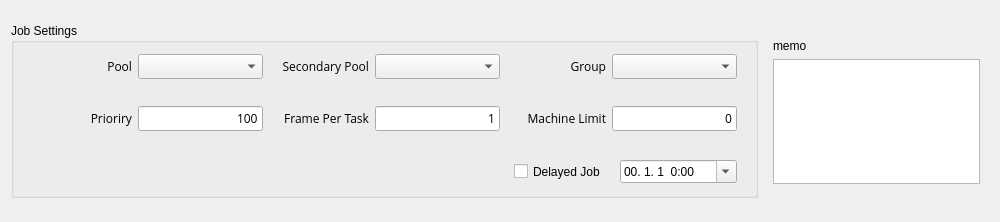
<?xml version="1.0" encoding="UTF-8"?>
<ui version="4.0">
 <class>Form</class>
 <widget class="QWidget" name="Form">
  <property name="geometry">
   <rect>
    <x>0</x>
    <y>0</y>
    <width>994</width>
    <height>218</height>
   </rect>
  </property>
  <property name="windowTitle">
   <string>Form</string>
  </property>
  <layout class="QVBoxLayout" name="verticalLayout_3">
   <item>
    <widget class="QFrame" name="frame_16">
     <property name="sizePolicy">
      <sizepolicy hsizetype="Minimum" vsizetype="Minimum">
       <horstretch>0</horstretch>
       <verstretch>0</verstretch>
      </sizepolicy>
     </property>
     <property name="minimumSize">
      <size>
       <width>0</width>
       <height>200</height>
      </size>
     </property>
     <property name="maximumSize">
      <size>
       <width>16777215</width>
       <height>16777215</height>
      </size>
     </property>
     <property name="frameShape">
      <enum>QFrame::NoFrame</enum>
     </property>
     <property name="frameShadow">
      <enum>QFrame::Raised</enum>
     </property>
     <layout class="QHBoxLayout" name="horizontalLayout_17">
      <property name="margin">
       <number>0</number>
      </property>
      <item>
       <widget class="QGroupBox" name="groupBox">
        <property name="sizePolicy">
         <sizepolicy hsizetype="Preferred" vsizetype="Fixed">
          <horstretch>0</horstretch>
          <verstretch>0</verstretch>
         </sizepolicy>
        </property>
        <property name="minimumSize">
         <size>
          <width>0</width>
          <height>175</height>
         </size>
        </property>
        <property name="maximumSize">
         <size>
          <width>16777215</width>
          <height>175</height>
         </size>
        </property>
        <property name="title">
         <string>Job Settings</string>
        </property>
        <layout class="QVBoxLayout" name="verticalLayout">
         <property name="spacing">
          <number>6</number>
         </property>
         <property name="leftMargin">
          <number>9</number>
         </property>
         <property name="topMargin">
          <number>0</number>
         </property>
         <property name="rightMargin">
          <number>9</number>
         </property>
         <property name="bottomMargin">
          <number>0</number>
         </property>
         <item>
          <widget class="QFrame" name="frame">
           <property name="frameShape">
            <enum>QFrame::NoFrame</enum>
           </property>
           <property name="frameShadow">
            <enum>QFrame::Raised</enum>
           </property>
           <layout class="QHBoxLayout" name="horizontalLayout">
            <item>
             <widget class="QFrame" name="frame_5">
              <property name="frameShape">
               <enum>QFrame::NoFrame</enum>
              </property>
              <property name="frameShadow">
               <enum>QFrame::Raised</enum>
              </property>
              <layout class="QHBoxLayout" name="horizontalLayout_10">
               <property name="margin">
                <number>0</number>
               </property>
               <item>
                <widget class="QLabel" name="farmLB_4">
                 <property name="sizePolicy">
                  <sizepolicy hsizetype="Preferred" vsizetype="Fixed">
                   <horstretch>0</horstretch>
                   <verstretch>0</verstretch>
                  </sizepolicy>
                 </property>
                 <property name="minimumSize">
                  <size>
                   <width>100</width>
                   <height>25</height>
                  </size>
                 </property>
                 <property name="maximumSize">
                  <size>
                   <width>16777215</width>
                   <height>25</height>
                  </size>
                 </property>
                 <property name="font">
                  <font>
                   <family>Open Sans</family>
                   <pointsize>9</pointsize>
                  </font>
                 </property>
                 <property name="text">
                  <string>Pool</string>
                 </property>
                 <property name="alignment">
                  <set>Qt::AlignRight|Qt::AlignTrailing|Qt::AlignVCenter</set>
                 </property>
                </widget>
               </item>
               <item>
                <widget class="QComboBox" name="pool_comboBox">
                 <property name="minimumSize">
                  <size>
                   <width>125</width>
                   <height>25</height>
                  </size>
                 </property>
                 <property name="maximumSize">
                  <size>
                   <width>16777215</width>
                   <height>25</height>
                  </size>
                 </property>
                </widget>
               </item>
              </layout>
             </widget>
            </item>
            <item>
             <widget class="QFrame" name="frame_6">
              <property name="frameShape">
               <enum>QFrame::NoFrame</enum>
              </property>
              <property name="frameShadow">
               <enum>QFrame::Raised</enum>
              </property>
              <layout class="QHBoxLayout" name="horizontalLayout_13">
               <property name="margin">
                <number>0</number>
               </property>
               <item>
                <widget class="QLabel" name="label_21">
                 <property name="sizePolicy">
                  <sizepolicy hsizetype="Preferred" vsizetype="Fixed">
                   <horstretch>0</horstretch>
                   <verstretch>0</verstretch>
                  </sizepolicy>
                 </property>
                 <property name="minimumSize">
                  <size>
                   <width>100</width>
                   <height>25</height>
                  </size>
                 </property>
                 <property name="maximumSize">
                  <size>
                   <width>16777215</width>
                   <height>25</height>
                  </size>
                 </property>
                 <property name="font">
                  <font>
                   <family>Open Sans</family>
                   <pointsize>9</pointsize>
                  </font>
                 </property>
                 <property name="text">
                  <string>Secondary Pool</string>
                 </property>
                 <property name="alignment">
                  <set>Qt::AlignRight|Qt::AlignTrailing|Qt::AlignVCenter</set>
                 </property>
                </widget>
               </item>
               <item>
                <widget class="QComboBox" name="secondary_pool_comboBox">
                 <property name="sizePolicy">
                  <sizepolicy hsizetype="Preferred" vsizetype="Fixed">
                   <horstretch>0</horstretch>
                   <verstretch>0</verstretch>
                  </sizepolicy>
                 </property>
                 <property name="minimumSize">
                  <size>
                   <width>125</width>
                   <height>25</height>
                  </size>
                 </property>
                 <property name="maximumSize">
                  <size>
                   <width>16777215</width>
                   <height>25</height>
                  </size>
                 </property>
                </widget>
               </item>
              </layout>
             </widget>
            </item>
            <item>
             <widget class="QFrame" name="frame_7">
              <property name="frameShape">
               <enum>QFrame::NoFrame</enum>
              </property>
              <property name="frameShadow">
               <enum>QFrame::Raised</enum>
              </property>
              <layout class="QHBoxLayout" name="horizontalLayout_14">
               <property name="margin">
                <number>0</number>
               </property>
               <item>
                <widget class="QLabel" name="label_22">
                 <property name="sizePolicy">
                  <sizepolicy hsizetype="Preferred" vsizetype="Fixed">
                   <horstretch>0</horstretch>
                   <verstretch>0</verstretch>
                  </sizepolicy>
                 </property>
                 <property name="minimumSize">
                  <size>
                   <width>100</width>
                   <height>25</height>
                  </size>
                 </property>
                 <property name="maximumSize">
                  <size>
                   <width>16777215</width>
                   <height>25</height>
                  </size>
                 </property>
                 <property name="font">
                  <font>
                   <family>Open Sans</family>
                   <pointsize>9</pointsize>
                  </font>
                 </property>
                 <property name="text">
                  <string>Group</string>
                 </property>
                 <property name="alignment">
                  <set>Qt::AlignRight|Qt::AlignTrailing|Qt::AlignVCenter</set>
                 </property>
                </widget>
               </item>
               <item>
                <widget class="QComboBox" name="group_comboBox">
                 <property name="minimumSize">
                  <size>
                   <width>125</width>
                   <height>25</height>
                  </size>
                 </property>
                 <property name="maximumSize">
                  <size>
                   <width>16777215</width>
                   <height>25</height>
                  </size>
                 </property>
                </widget>
               </item>
              </layout>
             </widget>
            </item>
           </layout>
          </widget>
         </item>
         <item>
          <widget class="QFrame" name="frame_3">
           <property name="frameShape">
            <enum>QFrame::NoFrame</enum>
           </property>
           <property name="frameShadow">
            <enum>QFrame::Raised</enum>
           </property>
           <layout class="QHBoxLayout" name="horizontalLayout_3">
            <item>
             <widget class="QFrame" name="frame_9">
              <property name="frameShape">
               <enum>QFrame::NoFrame</enum>
              </property>
              <property name="frameShadow">
               <enum>QFrame::Raised</enum>
              </property>
              <layout class="QHBoxLayout" name="horizontalLayout_16">
               <property name="margin">
                <number>0</number>
               </property>
               <item>
                <widget class="QLabel" name="label_28">
                 <property name="sizePolicy">
                  <sizepolicy hsizetype="Preferred" vsizetype="Fixed">
                   <horstretch>0</horstretch>
                   <verstretch>0</verstretch>
                  </sizepolicy>
                 </property>
                 <property name="minimumSize">
                  <size>
                   <width>100</width>
                   <height>25</height>
                  </size>
                 </property>
                 <property name="maximumSize">
                  <size>
                   <width>16777215</width>
                   <height>25</height>
                  </size>
                 </property>
                 <property name="font">
                  <font>
                   <family>Open Sans</family>
                   <pointsize>9</pointsize>
                  </font>
                 </property>
                 <property name="text">
                  <string>Prioriry</string>
                 </property>
                 <property name="alignment">
                  <set>Qt::AlignRight|Qt::AlignTrailing|Qt::AlignVCenter</set>
                 </property>
                </widget>
               </item>
               <item>
                <widget class="QLineEdit" name="priority_lineEdit">
                 <property name="enabled">
                  <bool>true</bool>
                 </property>
                 <property name="sizePolicy">
                  <sizepolicy hsizetype="Preferred" vsizetype="Fixed">
                   <horstretch>0</horstretch>
                   <verstretch>0</verstretch>
                  </sizepolicy>
                 </property>
                 <property name="minimumSize">
                  <size>
                   <width>125</width>
                   <height>25</height>
                  </size>
                 </property>
                 <property name="maximumSize">
                  <size>
                   <width>16777215</width>
                   <height>25</height>
                  </size>
                 </property>
                 <property name="font">
                  <font>
                   <family>Open Sans</family>
                   <pointsize>9</pointsize>
                  </font>
                 </property>
                 <property name="layoutDirection">
                  <enum>Qt::LeftToRight</enum>
                 </property>
                 <property name="text">
                  <string>100</string>
                 </property>
                 <property name="alignment">
                  <set>Qt::AlignRight|Qt::AlignTrailing|Qt::AlignVCenter</set>
                 </property>
                </widget>
               </item>
              </layout>
             </widget>
            </item>
            <item>
             <widget class="QFrame" name="frame_10">
              <property name="sizePolicy">
               <sizepolicy hsizetype="Preferred" vsizetype="Preferred">
                <horstretch>0</horstretch>
                <verstretch>0</verstretch>
               </sizepolicy>
              </property>
              <property name="minimumSize">
               <size>
                <width>0</width>
                <height>0</height>
               </size>
              </property>
              <property name="maximumSize">
               <size>
                <width>16777215</width>
                <height>16777215</height>
               </size>
              </property>
              <property name="frameShape">
               <enum>QFrame::NoFrame</enum>
              </property>
              <property name="frameShadow">
               <enum>QFrame::Raised</enum>
              </property>
              <layout class="QHBoxLayout" name="horizontalLayout_6">
               <property name="margin">
                <number>0</number>
               </property>
               <item>
                <widget class="QLabel" name="label_25">
                 <property name="sizePolicy">
                  <sizepolicy hsizetype="Preferred" vsizetype="Fixed">
                   <horstretch>0</horstretch>
                   <verstretch>0</verstretch>
                  </sizepolicy>
                 </property>
                 <property name="minimumSize">
                  <size>
                   <width>100</width>
                   <height>25</height>
                  </size>
                 </property>
                 <property name="maximumSize">
                  <size>
                   <width>16777215</width>
                   <height>25</height>
                  </size>
                 </property>
                 <property name="font">
                  <font>
                   <family>Open Sans</family>
                   <pointsize>9</pointsize>
                  </font>
                 </property>
                 <property name="text">
                  <string>Frame Per Task</string>
                 </property>
                 <property name="alignment">
                  <set>Qt::AlignRight|Qt::AlignTrailing|Qt::AlignVCenter</set>
                 </property>
                </widget>
               </item>
               <item>
                <widget class="QLineEdit" name="frame_per_task_lineEdit">
                 <property name="enabled">
                  <bool>true</bool>
                 </property>
                 <property name="sizePolicy">
                  <sizepolicy hsizetype="Preferred" vsizetype="Fixed">
                   <horstretch>0</horstretch>
                   <verstretch>0</verstretch>
                  </sizepolicy>
                 </property>
                 <property name="minimumSize">
                  <size>
                   <width>125</width>
                   <height>25</height>
                  </size>
                 </property>
                 <property name="maximumSize">
                  <size>
                   <width>16777215</width>
                   <height>25</height>
                  </size>
                 </property>
                 <property name="font">
                  <font>
                   <family>Open Sans</family>
                   <pointsize>9</pointsize>
                  </font>
                 </property>
                 <property name="text">
                  <string>1</string>
                 </property>
                 <property name="alignment">
                  <set>Qt::AlignRight|Qt::AlignTrailing|Qt::AlignVCenter</set>
                 </property>
                </widget>
               </item>
              </layout>
             </widget>
            </item>
            <item>
             <widget class="QFrame" name="frame_8">
              <property name="sizePolicy">
               <sizepolicy hsizetype="Preferred" vsizetype="Preferred">
                <horstretch>0</horstretch>
                <verstretch>0</verstretch>
               </sizepolicy>
              </property>
              <property name="minimumSize">
               <size>
                <width>0</width>
                <height>0</height>
               </size>
              </property>
              <property name="maximumSize">
               <size>
                <width>16777215</width>
                <height>16777215</height>
               </size>
              </property>
              <property name="frameShape">
               <enum>QFrame::NoFrame</enum>
              </property>
              <property name="frameShadow">
               <enum>QFrame::Raised</enum>
              </property>
              <layout class="QHBoxLayout" name="horizontalLayout_15">
               <property name="margin">
                <number>0</number>
               </property>
               <item>
                <widget class="QLabel" name="label_23">
                 <property name="sizePolicy">
                  <sizepolicy hsizetype="Preferred" vsizetype="Fixed">
                   <horstretch>0</horstretch>
                   <verstretch>0</verstretch>
                  </sizepolicy>
                 </property>
                 <property name="minimumSize">
                  <size>
                   <width>100</width>
                   <height>25</height>
                  </size>
                 </property>
                 <property name="maximumSize">
                  <size>
                   <width>16777215</width>
                   <height>25</height>
                  </size>
                 </property>
                 <property name="font">
                  <font>
                   <family>Open Sans</family>
                   <pointsize>9</pointsize>
                  </font>
                 </property>
                 <property name="text">
                  <string>Machine Limit</string>
                 </property>
                 <property name="alignment">
                  <set>Qt::AlignRight|Qt::AlignTrailing|Qt::AlignVCenter</set>
                 </property>
                </widget>
               </item>
               <item>
                <widget class="QLineEdit" name="machine_limit_lineEdit">
                 <property name="sizePolicy">
                  <sizepolicy hsizetype="Preferred" vsizetype="Fixed">
                   <horstretch>0</horstretch>
                   <verstretch>0</verstretch>
                  </sizepolicy>
                 </property>
                 <property name="minimumSize">
                  <size>
                   <width>125</width>
                   <height>25</height>
                  </size>
                 </property>
                 <property name="maximumSize">
                  <size>
                   <width>16777215</width>
                   <height>25</height>
                  </size>
                 </property>
                 <property name="font">
                  <font>
                   <family>Open Sans</family>
                   <pointsize>9</pointsize>
                  </font>
                 </property>
                 <property name="text">
                  <string>0</string>
                 </property>
                 <property name="alignment">
                  <set>Qt::AlignRight|Qt::AlignTrailing|Qt::AlignVCenter</set>
                 </property>
                </widget>
               </item>
              </layout>
             </widget>
            </item>
           </layout>
          </widget>
         </item>
         <item>
          <widget class="QFrame" name="frame_14">
           <property name="frameShape">
            <enum>QFrame::NoFrame</enum>
           </property>
           <property name="frameShadow">
            <enum>QFrame::Raised</enum>
           </property>
           <layout class="QHBoxLayout" name="horizontalLayout_9">
            <item>
             <spacer name="horizontalSpacer_2">
              <property name="orientation">
               <enum>Qt::Horizontal</enum>
              </property>
              <property name="sizeHint" stdset="0">
               <size>
                <width>40</width>
                <height>20</height>
               </size>
              </property>
             </spacer>
            </item>
            <item>
             <widget class="QFrame" name="frame_13">
              <property name="frameShape">
               <enum>QFrame::NoFrame</enum>
              </property>
              <property name="frameShadow">
               <enum>QFrame::Raised</enum>
              </property>
              <layout class="QHBoxLayout" name="horizontalLayout_8">
               <property name="margin">
                <number>0</number>
               </property>
               <item>
                <widget class="QCheckBox" name="delayed_checkBox">
                 <property name="sizePolicy">
                  <sizepolicy hsizetype="Fixed" vsizetype="Fixed">
                   <horstretch>0</horstretch>
                   <verstretch>0</verstretch>
                  </sizepolicy>
                 </property>
                 <property name="minimumSize">
                  <size>
                   <width>100</width>
                   <height>25</height>
                  </size>
                 </property>
                 <property name="maximumSize">
                  <size>
                   <width>120</width>
                   <height>25</height>
                  </size>
                 </property>
                 <property name="text">
                  <string>Delayed Job</string>
                 </property>
                </widget>
               </item>
               <item>
                <widget class="QDateTimeEdit" name="delayed_dateTimeEdit">
                 <property name="displayFormat">
                  <string>yy. M. d  h:mm</string>
                 </property>
                 <property name="calendarPopup">
                  <bool>true</bool>
                 </property>
                </widget>
               </item>
              </layout>
             </widget>
            </item>
           </layout>
          </widget>
         </item>
        </layout>
       </widget>
      </item>
      <item>
       <widget class="QFrame" name="frame_15">
        <property name="minimumSize">
         <size>
          <width>225</width>
          <height>0</height>
         </size>
        </property>
        <property name="maximumSize">
         <size>
          <width>225</width>
          <height>16777215</height>
         </size>
        </property>
        <property name="frameShape">
         <enum>QFrame::NoFrame</enum>
        </property>
        <property name="frameShadow">
         <enum>QFrame::Raised</enum>
        </property>
        <layout class="QVBoxLayout" name="verticalLayout_2">
         <property name="leftMargin">
          <number>9</number>
         </property>
         <property name="topMargin">
          <number>27</number>
         </property>
         <property name="rightMargin">
          <number>9</number>
         </property>
         <property name="bottomMargin">
          <number>27</number>
         </property>
         <item>
          <widget class="QLabel" name="label_27">
           <property name="sizePolicy">
            <sizepolicy hsizetype="Preferred" vsizetype="Fixed">
             <horstretch>0</horstretch>
             <verstretch>15</verstretch>
            </sizepolicy>
           </property>
           <property name="minimumSize">
            <size>
             <width>110</width>
             <height>15</height>
            </size>
           </property>
           <property name="text">
            <string>memo</string>
           </property>
           <property name="scaledContents">
            <bool>false</bool>
           </property>
           <property name="alignment">
            <set>Qt::AlignLeading|Qt::AlignLeft|Qt::AlignVCenter</set>
           </property>
           <property name="indent">
            <number>-1</number>
           </property>
          </widget>
         </item>
         <item>
          <widget class="QTextEdit" name="memo_textEdit"/>
         </item>
        </layout>
       </widget>
      </item>
     </layout>
    </widget>
   </item>
  </layout>
 </widget>
 <resources/>
 <connections/>
</ui>
